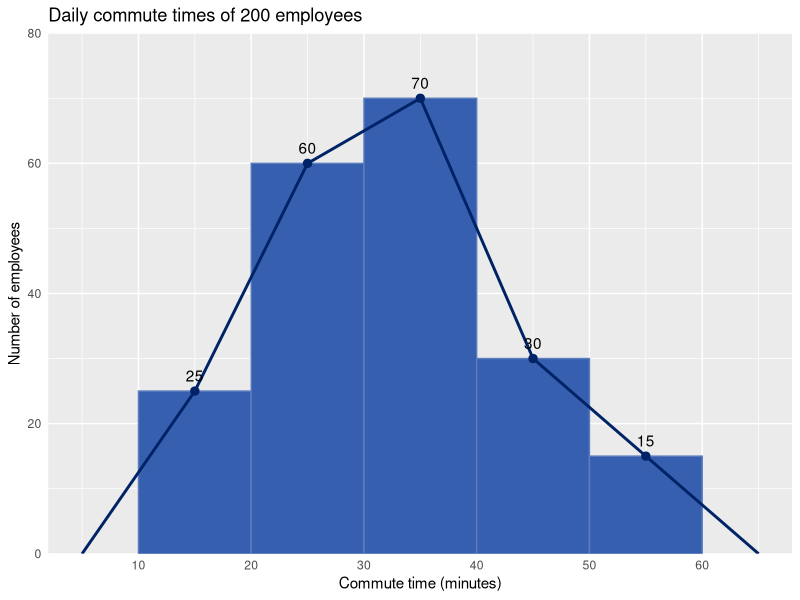

Write R code to recreate this figure.
## ---- chunk 1
library(ggplot2)

commute <- data.frame(
  interval  = c("10–20", "20–30", "30–40", "40–50", "50–60"),
  midpoint  = c(15, 25, 35, 45, 55),
  employees = c(25, 60, 70, 30, 15)
)

# polygon points: add an empty class at each end
polygon_pts <- rbind(
  data.frame(midpoint = 5,  employees = 0),
  commute[, c("midpoint", "employees")],
  data.frame(midpoint = 65, employees = 0)
)
## ---- chunk 2
#| fig-width: 7
#| fig-height: 4.5
ggplot(commute, aes(midpoint, employees)) +
  geom_col(width = 10, fill = "#375faf", colour = "#5b7cbd") +
  geom_line(data = polygon_pts, colour = "#002266", linewidth = 1) +
  geom_point(colour = "#002266", size = 2.5) +
  geom_text(aes(label = employees), vjust = -0.8) +
  scale_x_continuous(breaks = seq(10, 60, 10)) +
  scale_y_continuous(limits = c(0, 80), expand = c(0, 0)) +
  labs(title = "Daily commute times of 200 employees",
       x = "Commute time (minutes)", y = "Number of employees") +
  theme(axis.ticks = element_blank())
## ---- chunk 3
n <- sum(commute$employees)

# mean from class midpoints
mean_est <- sum(commute$midpoint * commute$employees) / n

# median by interpolation inside the median class (30-40)
cum_before <- sum(commute$employees[1:2])      # employees below 30
median_est <- 30 + (n / 2 - cum_before) / 70 * 10

# share in the 20-40 minute range
share <- sum(commute$employees[2:3]) / n

c(n = n, mean = mean_est, median = median_est, share_20_40 = share)
